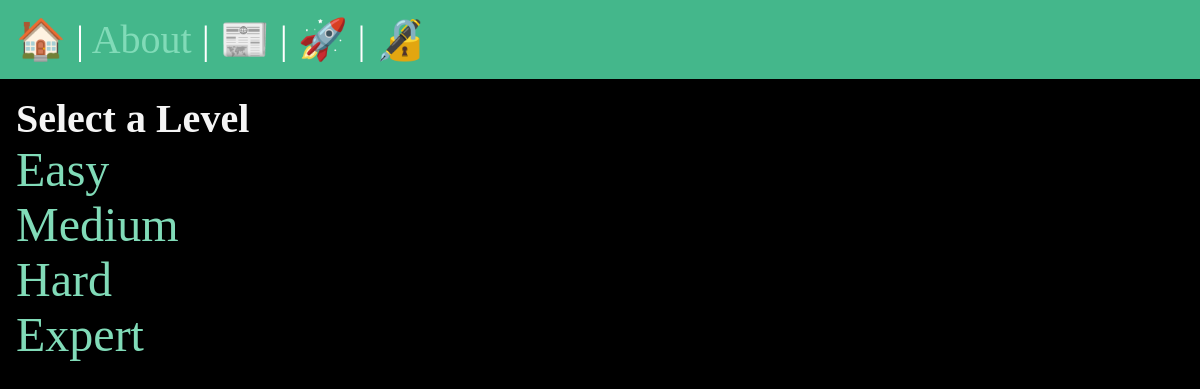
The page /math_games/select_level/ on the database as committed earlier.
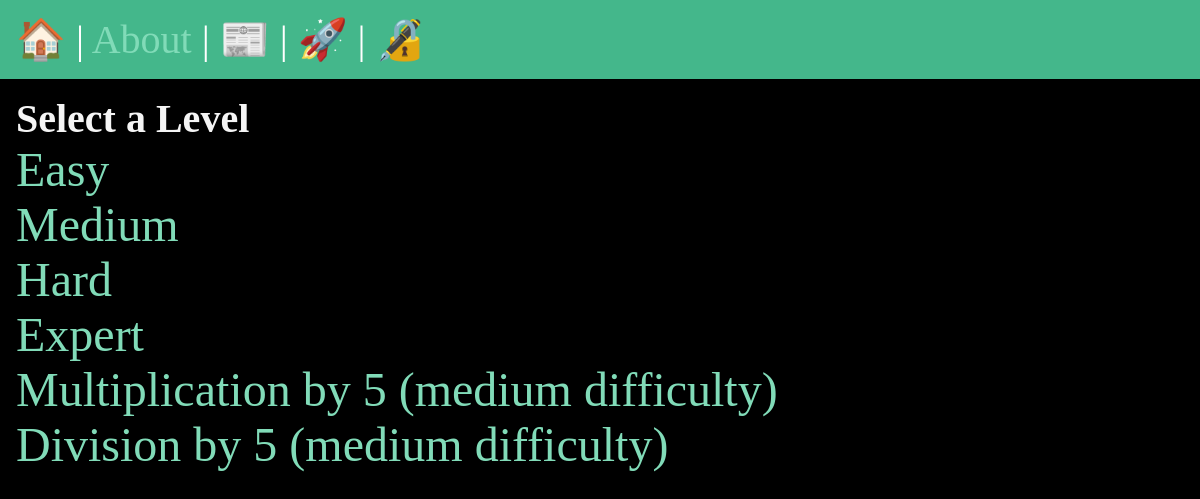
The same page on the database as committed later.
### math_games/models.py (models this page shows, shortened)
class GameLevel(models.Model):
    LEVEL_CHOICES = [
        ("easy", "Easy"),
        ("medium", "Medium"),
        ("hard", "Hard"),
        ("expert", "Expert"),
        ("multiplication_by_5", "Multiplication by 5"),
        ("division_by_5", "Division by 5"),
    ]
    name = models.CharField(max_length=20, choices=LEVEL_CHOICES, unique=True)

### math_games/views.py (the view)
# urls.py: path("select_level/", views.select_level, name="select_level"),
def select_level(request):
    levels = GameLevel.objects.all()
    return render(request, "math_games/select_level.html", {"levels": levels})

### math_games/templates/math_games/select_level.html (shortened to what this page needs)
{% extends "base.html" %}
{% block content %}
<h2>Select a Level</h2>
<ul>
    {% for level in levels %}
    <li>
        <a href="{% url 'math_games:play_game' level.name %}">
            {% if level.name == 'multiplication_by_5' %}
                Multiplication by 5
            {% elif level.name == 'division_by_5' %}
                Division by 5
            {% else %}
                {{ level.get_name_display }}
            {% endif %}
            {% if level.name == 'multiplication_by_5' or level.name == 'division_by_5' %}
                (medium difficulty)
            {% endif %}
        </a>
    </li>
    {% endfor %}
</ul>
{% endblock %}

Rows that differ between the two databases and show on the page:
added GameLevel: shows "Multiplication by 5", shows "(medium difficulty)"
added GameLevel: name "Division by 5"
